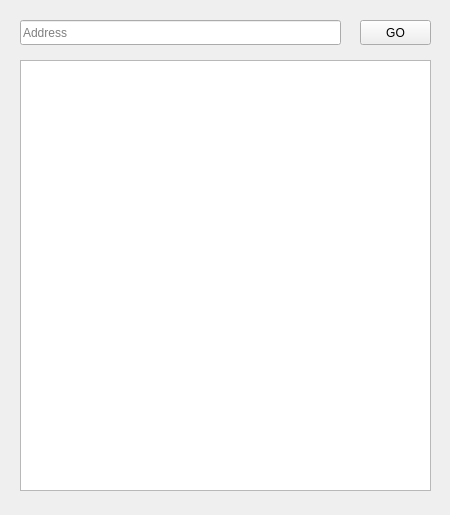
<?xml version="1.0" encoding="UTF-8"?>
<ui version="4.0">
 <class>Webclient</class>
 <widget class="QWidget" name="Webclient">
  <property name="geometry">
   <rect>
    <x>0</x>
    <y>0</y>
    <width>450</width>
    <height>515</height>
   </rect>
  </property>
  <property name="windowTitle">
   <string>Webclient</string>
  </property>
  <widget class="QLineEdit" name="u_address">
   <property name="geometry">
    <rect>
     <x>20</x>
     <y>20</y>
     <width>321</width>
     <height>25</height>
    </rect>
   </property>
   <property name="alignment">
    <set>Qt::AlignLeading|Qt::AlignLeft|Qt::AlignVCenter</set>
   </property>
   <property name="placeholderText">
    <string>Address</string>
   </property>
  </widget>
  <widget class="QPushButton" name="u_goButton">
   <property name="geometry">
    <rect>
     <x>360</x>
     <y>20</y>
     <width>71</width>
     <height>25</height>
    </rect>
   </property>
   <property name="text">
    <string>GO</string>
   </property>
  </widget>
  <widget class="QTextEdit" name="u_textOutp">
   <property name="geometry">
    <rect>
     <x>20</x>
     <y>60</y>
     <width>411</width>
     <height>431</height>
    </rect>
   </property>
  </widget>
 </widget>
 <layoutdefault spacing="6" margin="11"/>
 <resources/>
 <connections/>
</ui>
